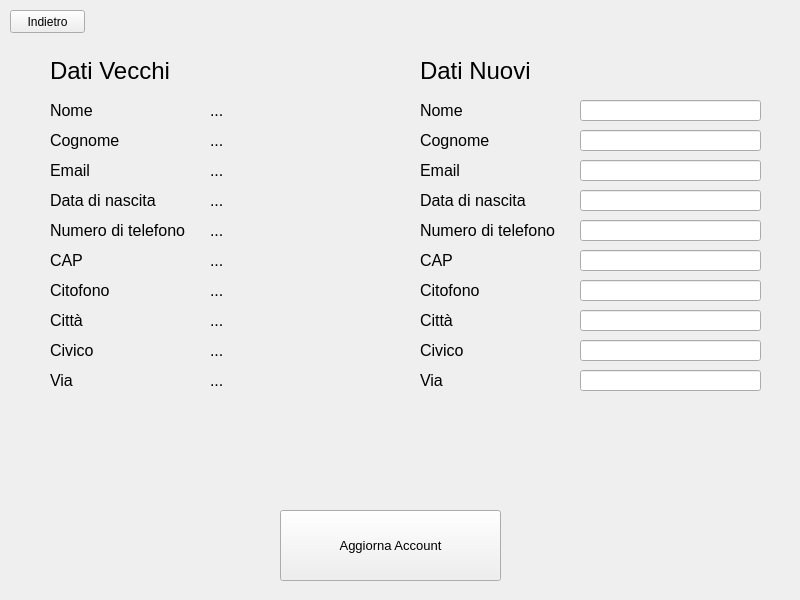
<?xml version="1.0" encoding="UTF-8"?>
<ui version="4.0">
 <class>LoginWindow</class>
 <widget class="QMainWindow" name="LoginWindow">
  <property name="geometry">
   <rect>
    <x>0</x>
    <y>0</y>
    <width>800</width>
    <height>600</height>
   </rect>
  </property>
  <property name="windowTitle">
   <string>MainWindow</string>
  </property>
  <widget class="QWidget" name="loginWidget">
   <widget class="QLabel" name="label">
    <property name="geometry">
     <rect>
      <x>50</x>
      <y>100</y>
      <width>141</width>
      <height>21</height>
     </rect>
    </property>
    <property name="font">
     <font>
      <pointsize>12</pointsize>
     </font>
    </property>
    <property name="text">
     <string>Nome</string>
    </property>
   </widget>
   <widget class="QLabel" name="label_2">
    <property name="geometry">
     <rect>
      <x>50</x>
      <y>130</y>
      <width>141</width>
      <height>21</height>
     </rect>
    </property>
    <property name="font">
     <font>
      <pointsize>12</pointsize>
     </font>
    </property>
    <property name="text">
     <string>Cognome</string>
    </property>
   </widget>
   <widget class="QLabel" name="label_3">
    <property name="geometry">
     <rect>
      <x>50</x>
      <y>160</y>
      <width>141</width>
      <height>21</height>
     </rect>
    </property>
    <property name="font">
     <font>
      <pointsize>12</pointsize>
     </font>
    </property>
    <property name="text">
     <string>Email</string>
    </property>
   </widget>
   <widget class="QLabel" name="label_4">
    <property name="geometry">
     <rect>
      <x>50</x>
      <y>190</y>
      <width>141</width>
      <height>21</height>
     </rect>
    </property>
    <property name="font">
     <font>
      <pointsize>12</pointsize>
     </font>
    </property>
    <property name="text">
     <string>Data di nascita</string>
    </property>
   </widget>
   <widget class="QPushButton" name="pushButton_2">
    <property name="geometry">
     <rect>
      <x>10</x>
      <y>10</y>
      <width>75</width>
      <height>23</height>
     </rect>
    </property>
    <property name="text">
     <string>Indietro</string>
    </property>
   </widget>
   <widget class="QLabel" name="label_7">
    <property name="geometry">
     <rect>
      <x>50</x>
      <y>220</y>
      <width>141</width>
      <height>21</height>
     </rect>
    </property>
    <property name="font">
     <font>
      <pointsize>12</pointsize>
     </font>
    </property>
    <property name="text">
     <string>Numero di telefono</string>
    </property>
   </widget>
   <widget class="QLabel" name="label_8">
    <property name="geometry">
     <rect>
      <x>50</x>
      <y>250</y>
      <width>141</width>
      <height>21</height>
     </rect>
    </property>
    <property name="font">
     <font>
      <pointsize>12</pointsize>
     </font>
    </property>
    <property name="text">
     <string>CAP</string>
    </property>
   </widget>
   <widget class="QLabel" name="label_9">
    <property name="geometry">
     <rect>
      <x>50</x>
      <y>280</y>
      <width>141</width>
      <height>21</height>
     </rect>
    </property>
    <property name="font">
     <font>
      <pointsize>12</pointsize>
     </font>
    </property>
    <property name="text">
     <string>Citofono</string>
    </property>
   </widget>
   <widget class="QLabel" name="label_10">
    <property name="geometry">
     <rect>
      <x>50</x>
      <y>310</y>
      <width>141</width>
      <height>21</height>
     </rect>
    </property>
    <property name="font">
     <font>
      <pointsize>12</pointsize>
     </font>
    </property>
    <property name="text">
     <string>Città</string>
    </property>
   </widget>
   <widget class="QLabel" name="label_11">
    <property name="geometry">
     <rect>
      <x>50</x>
      <y>340</y>
      <width>141</width>
      <height>21</height>
     </rect>
    </property>
    <property name="font">
     <font>
      <pointsize>12</pointsize>
     </font>
    </property>
    <property name="text">
     <string>Civico</string>
    </property>
   </widget>
   <widget class="QLabel" name="label_12">
    <property name="geometry">
     <rect>
      <x>50</x>
      <y>370</y>
      <width>141</width>
      <height>21</height>
     </rect>
    </property>
    <property name="font">
     <font>
      <pointsize>12</pointsize>
     </font>
    </property>
    <property name="text">
     <string>Via</string>
    </property>
   </widget>
   <widget class="QLabel" name="label_14">
    <property name="geometry">
     <rect>
      <x>210</x>
      <y>100</y>
      <width>141</width>
      <height>21</height>
     </rect>
    </property>
    <property name="font">
     <font>
      <pointsize>12</pointsize>
     </font>
    </property>
    <property name="text">
     <string>...</string>
    </property>
   </widget>
   <widget class="QLabel" name="label_15">
    <property name="geometry">
     <rect>
      <x>210</x>
      <y>130</y>
      <width>141</width>
      <height>21</height>
     </rect>
    </property>
    <property name="font">
     <font>
      <pointsize>12</pointsize>
     </font>
    </property>
    <property name="text">
     <string>...</string>
    </property>
   </widget>
   <widget class="QLabel" name="label_16">
    <property name="geometry">
     <rect>
      <x>210</x>
      <y>160</y>
      <width>141</width>
      <height>21</height>
     </rect>
    </property>
    <property name="font">
     <font>
      <pointsize>12</pointsize>
     </font>
    </property>
    <property name="text">
     <string>...</string>
    </property>
   </widget>
   <widget class="QLabel" name="label_17">
    <property name="geometry">
     <rect>
      <x>210</x>
      <y>190</y>
      <width>141</width>
      <height>21</height>
     </rect>
    </property>
    <property name="font">
     <font>
      <pointsize>12</pointsize>
     </font>
    </property>
    <property name="text">
     <string>...</string>
    </property>
   </widget>
   <widget class="QLabel" name="label_19">
    <property name="geometry">
     <rect>
      <x>210</x>
      <y>250</y>
      <width>141</width>
      <height>21</height>
     </rect>
    </property>
    <property name="font">
     <font>
      <pointsize>12</pointsize>
     </font>
    </property>
    <property name="text">
     <string>...</string>
    </property>
   </widget>
   <widget class="QLabel" name="label_21">
    <property name="geometry">
     <rect>
      <x>210</x>
      <y>220</y>
      <width>141</width>
      <height>21</height>
     </rect>
    </property>
    <property name="font">
     <font>
      <pointsize>12</pointsize>
     </font>
    </property>
    <property name="text">
     <string>...</string>
    </property>
   </widget>
   <widget class="QLabel" name="label_22">
    <property name="geometry">
     <rect>
      <x>210</x>
      <y>280</y>
      <width>141</width>
      <height>21</height>
     </rect>
    </property>
    <property name="font">
     <font>
      <pointsize>12</pointsize>
     </font>
    </property>
    <property name="text">
     <string>...</string>
    </property>
   </widget>
   <widget class="QLabel" name="label_23">
    <property name="geometry">
     <rect>
      <x>210</x>
      <y>370</y>
      <width>141</width>
      <height>21</height>
     </rect>
    </property>
    <property name="font">
     <font>
      <pointsize>12</pointsize>
     </font>
    </property>
    <property name="text">
     <string>...</string>
    </property>
   </widget>
   <widget class="QLabel" name="label_24">
    <property name="geometry">
     <rect>
      <x>210</x>
      <y>310</y>
      <width>141</width>
      <height>21</height>
     </rect>
    </property>
    <property name="font">
     <font>
      <pointsize>12</pointsize>
     </font>
    </property>
    <property name="text">
     <string>...</string>
    </property>
   </widget>
   <widget class="QLabel" name="label_25">
    <property name="geometry">
     <rect>
      <x>210</x>
      <y>340</y>
      <width>141</width>
      <height>21</height>
     </rect>
    </property>
    <property name="font">
     <font>
      <pointsize>12</pointsize>
     </font>
    </property>
    <property name="text">
     <string>...</string>
    </property>
   </widget>
   <widget class="QPushButton" name="pushButton_4">
    <property name="geometry">
     <rect>
      <x>280</x>
      <y>510</y>
      <width>221</width>
      <height>71</height>
     </rect>
    </property>
    <property name="font">
     <font>
      <pointsize>10</pointsize>
     </font>
    </property>
    <property name="text">
     <string>Aggiorna Account</string>
    </property>
   </widget>
   <widget class="QLabel" name="label_53">
    <property name="geometry">
     <rect>
      <x>420</x>
      <y>60</y>
      <width>171</width>
      <height>21</height>
     </rect>
    </property>
    <property name="font">
     <font>
      <pointsize>18</pointsize>
     </font>
    </property>
    <property name="text">
     <string>Dati Nuovi</string>
    </property>
   </widget>
   <widget class="QLabel" name="label_54">
    <property name="geometry">
     <rect>
      <x>50</x>
      <y>60</y>
      <width>171</width>
      <height>21</height>
     </rect>
    </property>
    <property name="font">
     <font>
      <pointsize>18</pointsize>
     </font>
    </property>
    <property name="text">
     <string>Dati Vecchi</string>
    </property>
   </widget>
   <widget class="QLabel" name="label_13">
    <property name="geometry">
     <rect>
      <x>420</x>
      <y>370</y>
      <width>141</width>
      <height>21</height>
     </rect>
    </property>
    <property name="font">
     <font>
      <pointsize>12</pointsize>
     </font>
    </property>
    <property name="text">
     <string>Via</string>
    </property>
   </widget>
   <widget class="QLabel" name="label_18">
    <property name="geometry">
     <rect>
      <x>420</x>
      <y>310</y>
      <width>141</width>
      <height>21</height>
     </rect>
    </property>
    <property name="font">
     <font>
      <pointsize>12</pointsize>
     </font>
    </property>
    <property name="text">
     <string>Città</string>
    </property>
   </widget>
   <widget class="QLabel" name="label_5">
    <property name="geometry">
     <rect>
      <x>420</x>
      <y>100</y>
      <width>141</width>
      <height>21</height>
     </rect>
    </property>
    <property name="font">
     <font>
      <pointsize>12</pointsize>
     </font>
    </property>
    <property name="text">
     <string>Nome</string>
    </property>
   </widget>
   <widget class="QLabel" name="label_6">
    <property name="geometry">
     <rect>
      <x>420</x>
      <y>190</y>
      <width>141</width>
      <height>21</height>
     </rect>
    </property>
    <property name="font">
     <font>
      <pointsize>12</pointsize>
     </font>
    </property>
    <property name="text">
     <string>Data di nascita</string>
    </property>
   </widget>
   <widget class="QLabel" name="label_27">
    <property name="geometry">
     <rect>
      <x>420</x>
      <y>130</y>
      <width>141</width>
      <height>21</height>
     </rect>
    </property>
    <property name="font">
     <font>
      <pointsize>12</pointsize>
     </font>
    </property>
    <property name="text">
     <string>Cognome</string>
    </property>
   </widget>
   <widget class="QLabel" name="label_31">
    <property name="geometry">
     <rect>
      <x>420</x>
      <y>250</y>
      <width>141</width>
      <height>21</height>
     </rect>
    </property>
    <property name="font">
     <font>
      <pointsize>12</pointsize>
     </font>
    </property>
    <property name="text">
     <string>CAP</string>
    </property>
   </widget>
   <widget class="QLabel" name="label_32">
    <property name="geometry">
     <rect>
      <x>420</x>
      <y>160</y>
      <width>141</width>
      <height>21</height>
     </rect>
    </property>
    <property name="font">
     <font>
      <pointsize>12</pointsize>
     </font>
    </property>
    <property name="text">
     <string>Email</string>
    </property>
   </widget>
   <widget class="QLabel" name="label_35">
    <property name="geometry">
     <rect>
      <x>420</x>
      <y>280</y>
      <width>141</width>
      <height>21</height>
     </rect>
    </property>
    <property name="font">
     <font>
      <pointsize>12</pointsize>
     </font>
    </property>
    <property name="text">
     <string>Citofono</string>
    </property>
   </widget>
   <widget class="QLabel" name="label_37">
    <property name="geometry">
     <rect>
      <x>420</x>
      <y>220</y>
      <width>141</width>
      <height>21</height>
     </rect>
    </property>
    <property name="font">
     <font>
      <pointsize>12</pointsize>
     </font>
    </property>
    <property name="text">
     <string>Numero di telefono</string>
    </property>
   </widget>
   <widget class="QLabel" name="label_39">
    <property name="geometry">
     <rect>
      <x>420</x>
      <y>340</y>
      <width>141</width>
      <height>21</height>
     </rect>
    </property>
    <property name="font">
     <font>
      <pointsize>12</pointsize>
     </font>
    </property>
    <property name="text">
     <string>Civico</string>
    </property>
   </widget>
   <widget class="QLineEdit" name="lineEdit">
    <property name="geometry">
     <rect>
      <x>580</x>
      <y>100</y>
      <width>181</width>
      <height>21</height>
     </rect>
    </property>
   </widget>
   <widget class="QLineEdit" name="lineEdit_2">
    <property name="geometry">
     <rect>
      <x>580</x>
      <y>130</y>
      <width>181</width>
      <height>21</height>
     </rect>
    </property>
   </widget>
   <widget class="QLineEdit" name="lineEdit_3">
    <property name="geometry">
     <rect>
      <x>580</x>
      <y>190</y>
      <width>181</width>
      <height>21</height>
     </rect>
    </property>
   </widget>
   <widget class="QLineEdit" name="lineEdit_4">
    <property name="geometry">
     <rect>
      <x>580</x>
      <y>160</y>
      <width>181</width>
      <height>21</height>
     </rect>
    </property>
   </widget>
   <widget class="QLineEdit" name="lineEdit_5">
    <property name="geometry">
     <rect>
      <x>580</x>
      <y>280</y>
      <width>181</width>
      <height>21</height>
     </rect>
    </property>
   </widget>
   <widget class="QLineEdit" name="lineEdit_6">
    <property name="geometry">
     <rect>
      <x>580</x>
      <y>250</y>
      <width>181</width>
      <height>21</height>
     </rect>
    </property>
   </widget>
   <widget class="QLineEdit" name="lineEdit_7">
    <property name="geometry">
     <rect>
      <x>580</x>
      <y>220</y>
      <width>181</width>
      <height>21</height>
     </rect>
    </property>
   </widget>
   <widget class="QLineEdit" name="lineEdit_8">
    <property name="geometry">
     <rect>
      <x>580</x>
      <y>310</y>
      <width>181</width>
      <height>21</height>
     </rect>
    </property>
   </widget>
   <widget class="QLineEdit" name="lineEdit_9">
    <property name="geometry">
     <rect>
      <x>580</x>
      <y>370</y>
      <width>181</width>
      <height>21</height>
     </rect>
    </property>
   </widget>
   <widget class="QLineEdit" name="lineEdit_10">
    <property name="geometry">
     <rect>
      <x>580</x>
      <y>340</y>
      <width>181</width>
      <height>21</height>
     </rect>
    </property>
   </widget>
  </widget>
 </widget>
 <resources/>
 <connections/>
</ui>
